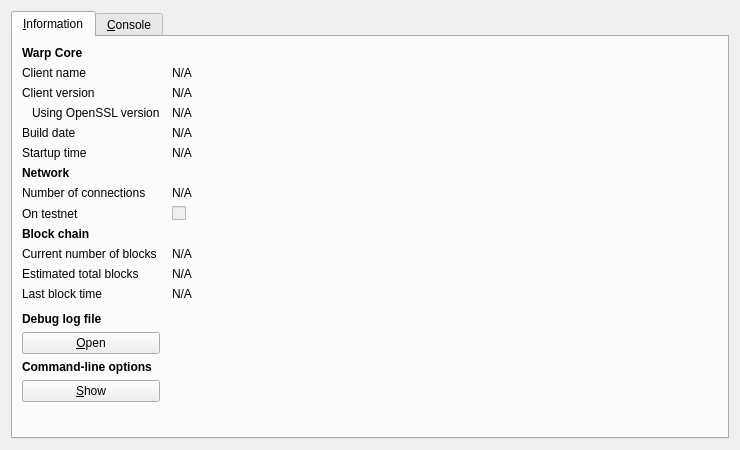
<?xml version="1.0" encoding="UTF-8"?>
<ui version="4.0">
 <class>RPCConsole</class>
 <widget class="QDialog" name="RPCConsole">
  <property name="geometry">
   <rect>
    <x>0</x>
    <y>0</y>
    <width>740</width>
    <height>450</height>
   </rect>
  </property>
  <property name="windowTitle">
   <string>Warp - Debug window</string>
  </property>
  <layout class="QVBoxLayout" name="verticalLayout_2">
   <item>
    <widget class="QTabWidget" name="tabWidget">
     <property name="currentIndex">
      <number>0</number>
     </property>
     <widget class="QWidget" name="tab_info">
      <attribute name="title">
       <string>&amp;Information</string>
      </attribute>
      <layout class="QGridLayout" name="gridLayout" columnstretch="0,1">
       <property name="horizontalSpacing">
        <number>12</number>
       </property>
       <item row="0" column="0">
        <widget class="QLabel" name="label_9">
         <property name="font">
          <font>
           <weight>75</weight>
           <bold>true</bold>
          </font>
         </property>
         <property name="text">
          <string>Warp Core</string>
         </property>
        </widget>
       </item>
       <item row="1" column="0">
        <widget class="QLabel" name="label_5">
         <property name="text">
          <string>Client name</string>
         </property>
        </widget>
       </item>
       <item row="1" column="1">
        <widget class="QLabel" name="clientName">
         <property name="cursor">
          <cursorShape>IBeamCursor</cursorShape>
         </property>
         <property name="text">
          <string>N/A</string>
         </property>
         <property name="textFormat">
          <enum>Qt::PlainText</enum>
         </property>
         <property name="textInteractionFlags">
          <set>Qt::LinksAccessibleByMouse|Qt::TextSelectableByKeyboard|Qt::TextSelectableByMouse</set>
         </property>
        </widget>
       </item>
       <item row="2" column="0">
        <widget class="QLabel" name="label_6">
         <property name="text">
          <string>Client version</string>
         </property>
        </widget>
       </item>
       <item row="2" column="1">
        <widget class="QLabel" name="clientVersion">
         <property name="cursor">
          <cursorShape>IBeamCursor</cursorShape>
         </property>
         <property name="text">
          <string>N/A</string>
         </property>
         <property name="textFormat">
          <enum>Qt::PlainText</enum>
         </property>
         <property name="textInteractionFlags">
          <set>Qt::LinksAccessibleByMouse|Qt::TextSelectableByKeyboard|Qt::TextSelectableByMouse</set>
         </property>
        </widget>
       </item>
       <item row="3" column="0">
        <widget class="QLabel" name="label_14">
         <property name="text">
          <string>Using OpenSSL version</string>
         </property>
         <property name="indent">
          <number>10</number>
         </property>
        </widget>
       </item>
       <item row="3" column="1">
        <widget class="QLabel" name="openSSLVersion">
         <property name="cursor">
          <cursorShape>IBeamCursor</cursorShape>
         </property>
         <property name="text">
          <string>N/A</string>
         </property>
         <property name="textFormat">
          <enum>Qt::PlainText</enum>
         </property>
         <property name="textInteractionFlags">
          <set>Qt::LinksAccessibleByMouse|Qt::TextSelectableByKeyboard|Qt::TextSelectableByMouse</set>
         </property>
        </widget>
       </item>
       <item row="4" column="0">
        <widget class="QLabel" name="label_12">
         <property name="text">
          <string>Build date</string>
         </property>
        </widget>
       </item>
       <item row="4" column="1">
        <widget class="QLabel" name="buildDate">
         <property name="cursor">
          <cursorShape>IBeamCursor</cursorShape>
         </property>
         <property name="text">
          <string>N/A</string>
         </property>
         <property name="textFormat">
          <enum>Qt::PlainText</enum>
         </property>
         <property name="textInteractionFlags">
          <set>Qt::LinksAccessibleByMouse|Qt::TextSelectableByKeyboard|Qt::TextSelectableByMouse</set>
         </property>
        </widget>
       </item>
       <item row="5" column="0">
        <widget class="QLabel" name="label_13">
         <property name="text">
          <string>Startup time</string>
         </property>
        </widget>
       </item>
       <item row="5" column="1">
        <widget class="QLabel" name="startupTime">
         <property name="cursor">
          <cursorShape>IBeamCursor</cursorShape>
         </property>
         <property name="text">
          <string>N/A</string>
         </property>
         <property name="textFormat">
          <enum>Qt::PlainText</enum>
         </property>
         <property name="textInteractionFlags">
          <set>Qt::LinksAccessibleByMouse|Qt::TextSelectableByKeyboard|Qt::TextSelectableByMouse</set>
         </property>
        </widget>
       </item>
       <item row="6" column="0">
        <widget class="QLabel" name="label_11">
         <property name="font">
          <font>
           <weight>75</weight>
           <bold>true</bold>
          </font>
         </property>
         <property name="text">
          <string>Network</string>
         </property>
        </widget>
       </item>
       <item row="7" column="0">
        <widget class="QLabel" name="label_7">
         <property name="text">
          <string>Number of connections</string>
         </property>
        </widget>
       </item>
       <item row="7" column="1">
        <widget class="QLabel" name="numberOfConnections">
         <property name="cursor">
          <cursorShape>IBeamCursor</cursorShape>
         </property>
         <property name="text">
          <string>N/A</string>
         </property>
         <property name="textFormat">
          <enum>Qt::PlainText</enum>
         </property>
         <property name="textInteractionFlags">
          <set>Qt::LinksAccessibleByMouse|Qt::TextSelectableByKeyboard|Qt::TextSelectableByMouse</set>
         </property>
        </widget>
       </item>
       <item row="8" column="0">
        <widget class="QLabel" name="label_8">
         <property name="text">
          <string>On testnet</string>
         </property>
        </widget>
       </item>
       <item row="8" column="1">
        <widget class="QCheckBox" name="isTestNet">
         <property name="enabled">
          <bool>false</bool>
         </property>
         <property name="text">
          <string/>
         </property>
        </widget>
       </item>
       <item row="9" column="0">
        <widget class="QLabel" name="label_10">
         <property name="font">
          <font>
           <weight>75</weight>
           <bold>true</bold>
          </font>
         </property>
         <property name="text">
          <string>Block chain</string>
         </property>
        </widget>
       </item>
       <item row="10" column="0">
        <widget class="QLabel" name="label_3">
         <property name="text">
          <string>Current number of blocks</string>
         </property>
        </widget>
       </item>
       <item row="10" column="1">
        <widget class="QLabel" name="numberOfBlocks">
         <property name="cursor">
          <cursorShape>IBeamCursor</cursorShape>
         </property>
         <property name="text">
          <string>N/A</string>
         </property>
         <property name="textFormat">
          <enum>Qt::PlainText</enum>
         </property>
         <property name="textInteractionFlags">
          <set>Qt::LinksAccessibleByMouse|Qt::TextSelectableByKeyboard|Qt::TextSelectableByMouse</set>
         </property>
        </widget>
       </item>
       <item row="11" column="0">
        <widget class="QLabel" name="label_4">
         <property name="text">
          <string>Estimated total blocks</string>
         </property>
        </widget>
       </item>
       <item row="11" column="1">
        <widget class="QLabel" name="totalBlocks">
         <property name="cursor">
          <cursorShape>IBeamCursor</cursorShape>
         </property>
         <property name="text">
          <string>N/A</string>
         </property>
         <property name="textFormat">
          <enum>Qt::PlainText</enum>
         </property>
         <property name="textInteractionFlags">
          <set>Qt::LinksAccessibleByMouse|Qt::TextSelectableByKeyboard|Qt::TextSelectableByMouse</set>
         </property>
        </widget>
       </item>
       <item row="12" column="0">
        <widget class="QLabel" name="label_2">
         <property name="text">
          <string>Last block time</string>
         </property>
        </widget>
       </item>
       <item row="12" column="1">
        <widget class="QLabel" name="lastBlockTime">
         <property name="cursor">
          <cursorShape>IBeamCursor</cursorShape>
         </property>
         <property name="text">
          <string>N/A</string>
         </property>
         <property name="textFormat">
          <enum>Qt::PlainText</enum>
         </property>
         <property name="textInteractionFlags">
          <set>Qt::LinksAccessibleByMouse|Qt::TextSelectableByKeyboard|Qt::TextSelectableByMouse</set>
         </property>
        </widget>
       </item>
       <item row="13" column="0">
        <spacer name="verticalSpacer_2">
         <property name="orientation">
          <enum>Qt::Vertical</enum>
         </property>
         <property name="sizeHint" stdset="0">
          <size>
           <width>20</width>
           <height>20</height>
          </size>
         </property>
        </spacer>
       </item>
       <item row="14" column="0">
        <widget class="QLabel" name="labelDebugLogfile">
         <property name="font">
          <font>
           <weight>75</weight>
           <bold>true</bold>
          </font>
         </property>
         <property name="text">
          <string>Debug log file</string>
         </property>
        </widget>
       </item>
       <item row="15" column="0">
        <widget class="QPushButton" name="openDebugLogfileButton">
         <property name="toolTip">
          <string>Open the Warp debug log file from the current data directory. This can take a few seconds for large log files.</string>
         </property>
         <property name="text">
          <string>&amp;Open</string>
         </property>
         <property name="autoDefault">
          <bool>false</bool>
         </property>
        </widget>
       </item>
       <item row="16" column="0">
        <widget class="QLabel" name="labelCLOptions">
         <property name="font">
          <font>
           <weight>75</weight>
           <bold>true</bold>
          </font>
         </property>
         <property name="text">
          <string>Command-line options</string>
         </property>
        </widget>
       </item>
       <item row="17" column="0">
        <widget class="QPushButton" name="showCLOptionsButton">
         <property name="toolTip">
          <string>Show the Warp-Qt help message to get a list with possible Warp command-line options.</string>
         </property>
         <property name="text">
          <string>&amp;Show</string>
         </property>
         <property name="autoDefault">
          <bool>false</bool>
         </property>
        </widget>
       </item>
       <item row="18" column="0">
        <spacer name="verticalSpacer">
         <property name="orientation">
          <enum>Qt::Vertical</enum>
         </property>
         <property name="sizeHint" stdset="0">
          <size>
           <width>20</width>
           <height>40</height>
          </size>
         </property>
        </spacer>
       </item>
      </layout>
     </widget>
     <widget class="QWidget" name="tab_console">
      <attribute name="title">
       <string>&amp;Console</string>
      </attribute>
      <layout class="QVBoxLayout" name="verticalLayout_3">
       <property name="spacing">
        <number>3</number>
       </property>
       <item>
        <widget class="QTextEdit" name="messagesWidget">
         <property name="minimumSize">
          <size>
           <width>0</width>
           <height>100</height>
          </size>
         </property>
         <property name="readOnly">
          <bool>true</bool>
         </property>
         <property name="tabKeyNavigation" stdset="0">
          <bool>false</bool>
         </property>
         <property name="columnCount" stdset="0">
          <number>2</number>
         </property>
        </widget>
       </item>
       <item>
        <layout class="QHBoxLayout" name="horizontalLayout">
         <property name="spacing">
          <number>3</number>
         </property>
         <item>
          <widget class="QLabel" name="label">
           <property name="text">
            <string notr="true">&gt;</string>
           </property>
          </widget>
         </item>
         <item>
          <widget class="QLineEdit" name="lineEdit"/>
         </item>
         <item>
          <widget class="QPushButton" name="clearButton">
           <property name="maximumSize">
            <size>
             <width>24</width>
             <height>24</height>
            </size>
           </property>
           <property name="toolTip">
            <string>Clear console</string>
           </property>
           <property name="text">
            <string/>
           </property>
           <property name="icon">
            <iconset resource="../bitcoin.qrc">
             <normaloff>:/icons/remove</normaloff>:/icons/remove</iconset>
           </property>
           <property name="shortcut">
            <string notr="true">Ctrl+L</string>
           </property>
           <property name="autoDefault">
            <bool>false</bool>
           </property>
          </widget>
         </item>
        </layout>
       </item>
      </layout>
     </widget>
    </widget>
   </item>
  </layout>
 </widget>
 <resources>
  <include location="../bitcoin.qrc"/>
 </resources>
 <connections/>
</ui>
